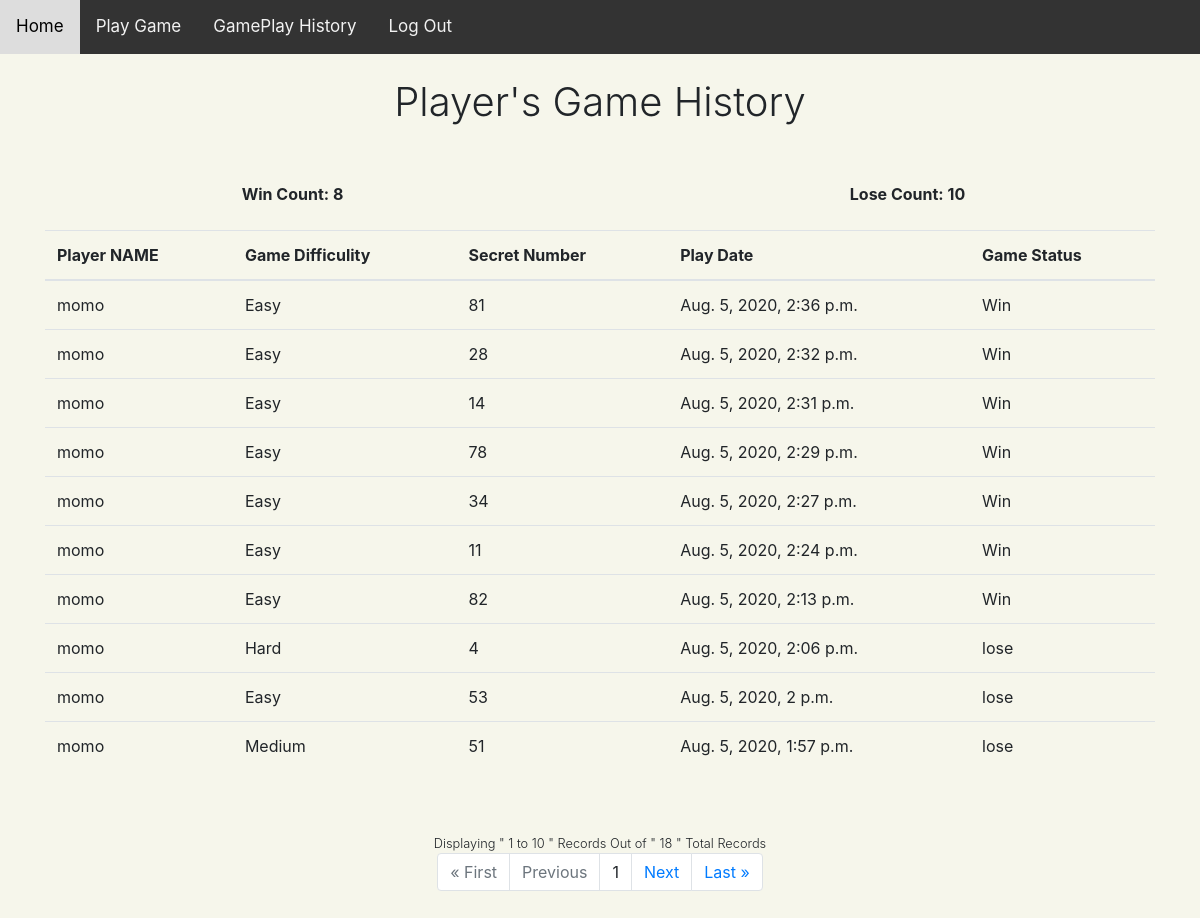
/showhistory/2 (signed in), run on the app's committed database.
### game/models.py (models this page shows, shortened)
class History(models.Model):
    playerid = models.ForeignKey(User, on_delete=models.CASCADE, related_name="gameplayer")
    playeridnumber = models.CharField(max_length=10,default="N/A")
    difficulitylevel = models.CharField(max_length=10)
    guessnumber= models.CharField(max_length=100, default="No Record")
    date = models.DateTimeField(default=now)
    status = models.CharField(max_length=10)

class User(AbstractUser):
    pass

### game/views.py (the view)
# urls.py: path("showhistory/<str:id>", views.showhistory, name="showhistory"),
@login_required(login_url=reverse_lazy("login"))
def showhistory(request,id):
    userhistory=History.objects.filter(playerid=id).order_by('-date')
    paginator = Paginator(userhistory, 10)
    page_number = request.GET.get('page')
    page_obj = paginator.get_page(page_number)
    wincount = 0
    losecount = 0
    counter=len(userhistory)
    if userhistory:
        for data in userhistory:
            if data.status == "Win":
                wincount = wincount + 1
            elif data.status == "lose":
                losecount = losecount + 1
    return render(request, "game/playerhistory.html",{
        'page_obj': page_obj,"wincount":wincount, "gamerid":id, "losecount":losecount, 'num_pages': counter,
    })

### game/templates/game/playerhistory.html
{% extends "game/layout.html" %}
{% block body %}
{% if user.is_authenticated %}
<br/>
<h1 class="font-weight-light" > <center> Player's Game History</center> </h1>
<br />
<br/>
<b>
<center>
<div class="row">
  <div class="col">Win Count: {{wincount}}</div>
  <div class="col">Lose Count: {{losecount}}</div>
</div>
</center>
</b>
<br/>
{% if page_obj %}
<div class="container">
<table class="table table-hover">
  <thead>
    <tr>
      <th scope="col">Player NAME</th>
      <th scope="col">Game Difficulity</th>
      <th scope="col">Secret Number</th>
      <th scope="col">Play Date</th>
      <th scope="col">Game Status</th>
    </tr>
  </thead>
  <tbody>
    {% for history in page_obj %}
    <tr>
      <td>{{history.playerid}}</td>
      <td>{{history.difficulitylevel}}</td>
      <td>{{history.guessnumber}}</td>
      <td>{{history.date}}</td>
      <td>{{history.status}}</td>
    </tr>
    {% endfor %}
  </tbody>
</table>
</div>
{% endif %}
<br /> <br />
<center><small> <div class="font-weight-light">
  Displaying " {{ page_obj.start_index }} to {{ page_obj.end_index }} " Records Out of " {{ num_pages }} " Total Records
</div></small><center>
<div class="container">
    <ul class="pagination justify-content-center">
        {% if page_obj.has_previous %}
            <li class="page-item"><a href="?page=1" class="page-link">&laquo; First</a></li>
            <li class="page-item"><a href="?page={{ page_obj.previous_page_number }}" class="page-link">Previous</a></li>
        {% else %}
        <li class="page-item disabled"><a class="page-link">&laquo; First</a></li>
        <li class="page-item disabled"><a class="page-link">Previous</a></li>
        {% endif %}
            <li class="page-item"><a class="page-link">{{ page_obj.number }}</a></li>
        {% if page_obj.has_next %}
        <li class="page-item"><a href="?page={{ page_obj.next_page_number }}" class="page-link">Next</a></li>
        <li class="page-item"><a href="?page={{ page_obj.paginator.num_pages }}" class="page-link">Last &raquo;</a></li>
        {% else %}
        <li class="page-item disabled"><a class="page-link">Next</a></li>
        <li class="page-item disabled"><a class="page-link">Last &raquo;</a></li>
        {% endif %}
    </ul>
</div>
{% endif %}
<br/>
<br/>
{% endblock %}

### game/templates/game/layout.html (shortened to what this page needs)
{% load static %}
<!DOCTYPE html>
<html lang="en">
    <head>
        <link rel="stylesheet" href="https://stackpath.bootstrapcdn.com/bootstrap/4.4.1/css/bootstrap.min.css">
        <link href="{% static 'game/styles.css' %}" rel="stylesheet">
        <link rel="stylesheet" href="https://cdnjs.cloudflare.com/ajax/libs/font-awesome/4.7.0/css/font-awesome.min.css">
    </head>
{% if request.path == "/" %}
<script>
var pix=['p1.jpg','p2.jpg','p3.jpg','p4.jpg','p5.jpg'];
var timerID=setInterval("changePics()",5000);
var c=0;
function changePics(){
var image = "/static/game/" + pix[c++%pix.length] ;
document.body.style.backgroundImage = "url('" +image+ "')";
}
</script>
<body id="bodyimg" style="background-color:	#F6F6EB;background-repeat: repeat; background-size:cover; ">
{% else %}
<body style="background-color: #F6F6EB;"x>
{% endif %}
      <div class="topnav" id="myTopnav">
        <a href="{% url 'index' %}" class="btn-danger">Home</a>
        {% if user.is_authenticated %}
                <a href="/guessgame/{{user.id}}">Play Game</a>
                <a href="/showhistory/{{user.id}}" >GamePlay History</a>
                <a href="{% url 'logout' %}">Log Out</a>
        {% else %}
                <a href="{% url 'login' %}">Log In</a>
                <a href="{% url 'register' %}">Register</a>
        {% endif %}
      </div>
        <div class="body">
            {% block body %}
            {% endblock %}
        </div>
    </body>
</html>

### game/static/game/styles.css (style rules this page uses)
.topnav { overflow: hidden; background-color: #333; }
.topnav a { float: left; display: block; color: #f2f2f2; text-align: center; padding: 14px 16px; text-decoration: none; font-size: 17px; }

### data on the page
History: playerid "momo", difficulitylevel "Easy", guessnumber "81", date "Aug. 5, 2020, 2:36 p.m.", status "Win"
History: playerid "momo", difficulitylevel "Easy", guessnumber "28", date "Aug. 5, 2020, 2:32 p.m.", status "Win"
History: playerid "momo", difficulitylevel "Easy", guessnumber "14", date "Aug. 5, 2020, 2:31 p.m.", status "Win"
History: playerid "momo", difficulitylevel "Easy", guessnumber "78", date "Aug. 5, 2020, 2:29 p.m.", status "Win"
History: playerid "momo", difficulitylevel "Easy", guessnumber "34", date "Aug. 5, 2020, 2:27 p.m.", status "Win"
History: playerid "momo", difficulitylevel "Easy", guessnumber "11", date "Aug. 5, 2020, 2:24 p.m.", status "Win"
History: playerid "momo", difficulitylevel "Easy", guessnumber "82", date "Aug. 5, 2020, 2:13 p.m.", status "Win"
History: playerid "momo", difficulitylevel "Hard", guessnumber "4", date "Aug. 5, 2020, 2:06 p.m.", status "lose"
History: playerid "momo", difficulitylevel "Easy", guessnumber "53", date "Aug. 5, 2020, 2 p.m.", status "lose"
History: playerid "momo", difficulitylevel "Medium", guessnumber "51", date "Aug. 5, 2020, 1:57 p.m.", status "lose"

### other printed values
{{ wincount }} "8"
{{ losecount }} "10"
{{ page_obj.start_index }} "1"
{{ page_obj.end_index }} "10"
{{ num_pages }} "18"
{{ page_obj.number }} "1"
